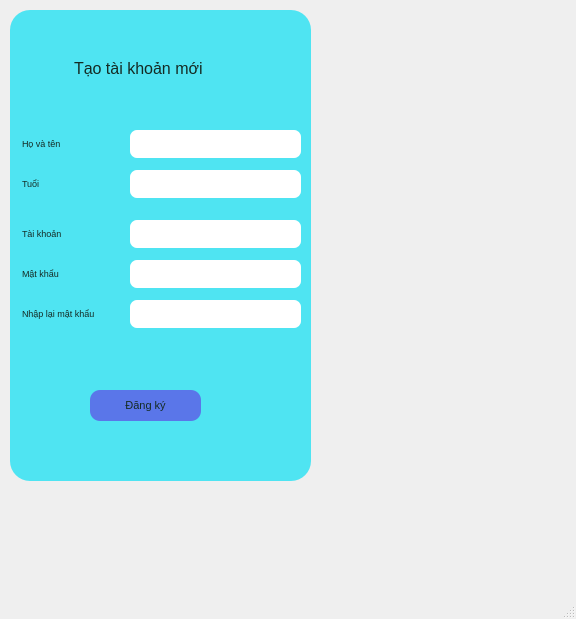
<?xml version="1.0" encoding="UTF-8"?>
<ui version="4.0">
 <class>MainWindow</class>
 <widget class="QMainWindow" name="MainWindow">
  <property name="geometry">
   <rect>
    <x>0</x>
    <y>0</y>
    <width>576</width>
    <height>619</height>
   </rect>
  </property>
  <property name="windowTitle">
   <string>MainWindow</string>
  </property>
  <widget class="QWidget" name="centralwidget">
   <widget class="QWidget" name="widget" native="true">
    <property name="geometry">
     <rect>
      <x>10</x>
      <y>10</y>
      <width>301</width>
      <height>471</height>
     </rect>
    </property>
    <property name="styleSheet">
     <string notr="true">background: rgb(79, 228, 242);
border-radius: 20px;
</string>
    </property>
    <widget class="QLabel" name="label">
     <property name="geometry">
      <rect>
       <x>60</x>
       <y>40</y>
       <width>180</width>
       <height>41</height>
      </rect>
     </property>
     <property name="font">
      <font>
       <pointsize>12</pointsize>
      </font>
     </property>
     <property name="contextMenuPolicy">
      <enum>Qt::DefaultContextMenu</enum>
     </property>
     <property name="layoutDirection">
      <enum>Qt::LeftToRight</enum>
     </property>
     <property name="styleSheet">
      <string notr="true">background: rgba(0,0,0,0);
border-radius: 2px solid rgba(0,0,0,0);
color: rgb(20, 43, 36);
padding-bottom: 5px;
</string>
     </property>
     <property name="text">
      <string>Tạo tài khoản mới</string>
     </property>
    </widget>
    <widget class="QLabel" name="label_2">
     <property name="geometry">
      <rect>
       <x>10</x>
       <y>120</y>
       <width>91</width>
       <height>31</height>
      </rect>
     </property>
     <property name="font">
      <font>
       <pointsize>7</pointsize>
      </font>
     </property>
     <property name="styleSheet">
      <string notr="true">background: rgba(0,0,0,0);
border-radius: 2px solid rgba(0,0,0,0);
color: rgb(20, 43, 36);
padding-bottom: 5px;
</string>
     </property>
     <property name="text">
      <string>Họ và tên</string>
     </property>
    </widget>
    <widget class="QLabel" name="label_3">
     <property name="geometry">
      <rect>
       <x>10</x>
       <y>160</y>
       <width>91</width>
       <height>31</height>
      </rect>
     </property>
     <property name="font">
      <font>
       <pointsize>7</pointsize>
      </font>
     </property>
     <property name="styleSheet">
      <string notr="true">background: rgba(0,0,0,0);
border-radius: 2px solid rgba(0,0,0,0);
color: rgb(20, 43, 36);
padding-bottom: 5px;
</string>
     </property>
     <property name="text">
      <string>Tuổi</string>
     </property>
    </widget>
    <widget class="QLabel" name="label_5">
     <property name="geometry">
      <rect>
       <x>10</x>
       <y>210</y>
       <width>91</width>
       <height>31</height>
      </rect>
     </property>
     <property name="font">
      <font>
       <pointsize>7</pointsize>
      </font>
     </property>
     <property name="styleSheet">
      <string notr="true">background: rgba(0,0,0,0);
border-radius: 2px solid rgba(0,0,0,0);
color: rgb(20, 43, 36);
padding-bottom: 5px;
</string>
     </property>
     <property name="text">
      <string>Tài khoản</string>
     </property>
    </widget>
    <widget class="QLabel" name="label_6">
     <property name="geometry">
      <rect>
       <x>10</x>
       <y>250</y>
       <width>91</width>
       <height>31</height>
      </rect>
     </property>
     <property name="font">
      <font>
       <pointsize>7</pointsize>
      </font>
     </property>
     <property name="styleSheet">
      <string notr="true">background: rgba(0,0,0,0);
border-radius: 2px solid rgba(0,0,0,0);
color: rgb(20, 43, 36);
padding-bottom: 5px;
</string>
     </property>
     <property name="text">
      <string>Mật khẩu</string>
     </property>
    </widget>
    <widget class="QLabel" name="label_7">
     <property name="geometry">
      <rect>
       <x>10</x>
       <y>290</y>
       <width>111</width>
       <height>31</height>
      </rect>
     </property>
     <property name="font">
      <font>
       <pointsize>7</pointsize>
      </font>
     </property>
     <property name="styleSheet">
      <string notr="true">background: rgba(0,0,0,0);
border-radius: 2px solid rgba(0,0,0,0);
color: rgb(20, 43, 36);
padding-bottom: 5px;
</string>
     </property>
     <property name="text">
      <string>Nhập lại mật khẩu</string>
     </property>
    </widget>
    <widget class="QLineEdit" name="name">
     <property name="geometry">
      <rect>
       <x>120</x>
       <y>120</y>
       <width>171</width>
       <height>28</height>
      </rect>
     </property>
     <property name="font">
      <font>
       <pointsize>7</pointsize>
      </font>
     </property>
     <property name="styleSheet">
      <string notr="true">background: rgb(255,255,255);
border-radius: 7px;
color: rgb(20, 43, 36);
padding-bottom: 5px;
</string>
     </property>
     <property name="placeholderText">
      <string/>
     </property>
    </widget>
    <widget class="QPushButton" name="register_1">
     <property name="geometry">
      <rect>
       <x>80</x>
       <y>380</y>
       <width>111</width>
       <height>31</height>
      </rect>
     </property>
     <property name="font">
      <font>
       <pointsize>8</pointsize>
      </font>
     </property>
     <property name="cursor">
      <cursorShape>PointingHandCursor</cursorShape>
     </property>
     <property name="styleSheet">
      <string notr="true">QPushButton#register_1{
background-color: rgba(92, 99, 232, 0.851);
border-radius: 10px;
color: rgb(20, 43, 36);
}
QPushButton#register_1:hover{
background-color : rgba(50, 119, 217, 0.851);
}
QPushButton#register_1:pressed{
padding-left : 4px;
padding-top : 4px;
background-color : rgba(23, 107, 145, 0.851);
}</string>
     </property>
     <property name="text">
      <string>Đăng ký</string>
     </property>
    </widget>
    <widget class="QLineEdit" name="account">
     <property name="geometry">
      <rect>
       <x>120</x>
       <y>210</y>
       <width>171</width>
       <height>28</height>
      </rect>
     </property>
     <property name="font">
      <font>
       <pointsize>7</pointsize>
      </font>
     </property>
     <property name="styleSheet">
      <string notr="true">background: rgb(255,255,255);
border-radius: 7px;
color: rgb(20, 43, 36);
padding-bottom: 5px;
</string>
     </property>
     <property name="placeholderText">
      <string/>
     </property>
    </widget>
    <widget class="QLineEdit" name="age">
     <property name="geometry">
      <rect>
       <x>120</x>
       <y>160</y>
       <width>171</width>
       <height>28</height>
      </rect>
     </property>
     <property name="font">
      <font>
       <pointsize>7</pointsize>
      </font>
     </property>
     <property name="styleSheet">
      <string notr="true">background: rgb(255,255,255);
border-radius: 7px;
color: rgb(20, 43, 36);
padding-bottom: 5px;
</string>
     </property>
     <property name="placeholderText">
      <string/>
     </property>
    </widget>
    <widget class="QLineEdit" name="pw">
     <property name="geometry">
      <rect>
       <x>120</x>
       <y>250</y>
       <width>171</width>
       <height>28</height>
      </rect>
     </property>
     <property name="styleSheet">
      <string notr="true">background: rgb(255,255,255);
border-radius: 7px;
color: rgb(20, 43, 36);
padding-bottom: 5px;
</string>
     </property>
     <property name="echoMode">
      <enum>QLineEdit::Password</enum>
     </property>
     <property name="placeholderText">
      <string/>
     </property>
    </widget>
    <widget class="QLineEdit" name="check_pw">
     <property name="geometry">
      <rect>
       <x>120</x>
       <y>290</y>
       <width>171</width>
       <height>28</height>
      </rect>
     </property>
     <property name="styleSheet">
      <string notr="true">background: rgb(255,255,255);
border-radius: 7px;
color: rgb(20, 43, 36);
padding-bottom: 5px;
</string>
     </property>
     <property name="echoMode">
      <enum>QLineEdit::Password</enum>
     </property>
     <property name="placeholderText">
      <string/>
     </property>
    </widget>
   </widget>
  </widget>
  <widget class="QMenuBar" name="menubar">
   <property name="geometry">
    <rect>
     <x>0</x>
     <y>0</y>
     <width>576</width>
     <height>26</height>
    </rect>
   </property>
  </widget>
  <widget class="QStatusBar" name="statusbar"/>
 </widget>
 <resources/>
 <connections/>
</ui>
